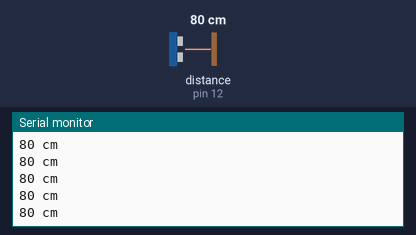
Bench run of a sketch on a simulated Arduino Uno, built with avr-gcc and run on an emulated ATmega328P. Shown: the last lines printed to the serial monitor. Inputs (shaded band) come from the test bench; at power-on: distance to the obstacle (sensor on pin 12) 80 cm. The echo pulse lasts 58.3 µs per cm.

Above: at 1.2 s.
1.3 s: distance to the obstacle (sensor on pin 12) set to 2 cm
At 1.38 s:
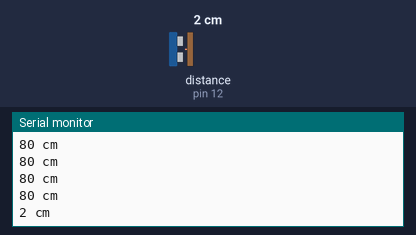
2.8 s: distance to the obstacle (sensor on pin 12) set to 4 cm
At 2.89 s:
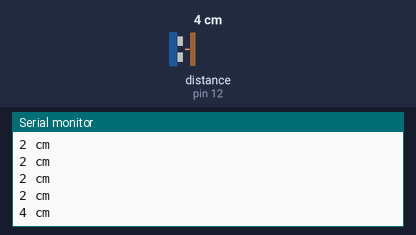
4.3 s: distance to the obstacle (sensor on pin 12) set to 250 cm
At 4.41 s:
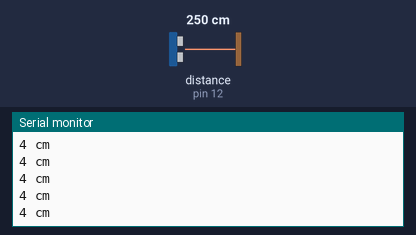
Timing chart, 0 to 7.3 s (numbered marks = the images above; inputs shaded):
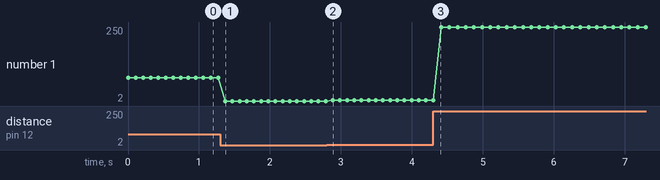

Measured:
- after the input at 1.3 s, the serial monitor: prints a new line after 0.07 s (image 1)
- after the input at 2.8 s, the serial monitor: prints a new line after 0.08 s (image 2)
- plotted number 1: 80 → 2 after the input at 1.3 s, 2 → 4 after the input at 2.8 s, 4 → 250 after the input at 4.3 s

The sketch:

d_EjemploUltrasonic.ino
```cpp
/*
Ejemplo de medicion de distancia usando librería ultrasonic

*/

// incluye la libreria ultrasonic
#include <Ultrasonic.h>

// Declara objeto ultrasonic
// Pin 11 Trigger, PIN 12 Echo
Ultrasonic ultrasonic(11,12);

void setup() {
  // abre puerto serie
  Serial.begin(9600);
}

void loop()
{
  // imprime el valor de distancia en cm
  Serial.print(ultrasonic.Ranging(CM));
  Serial.println(" cm" );
  delay(100);
}
```
